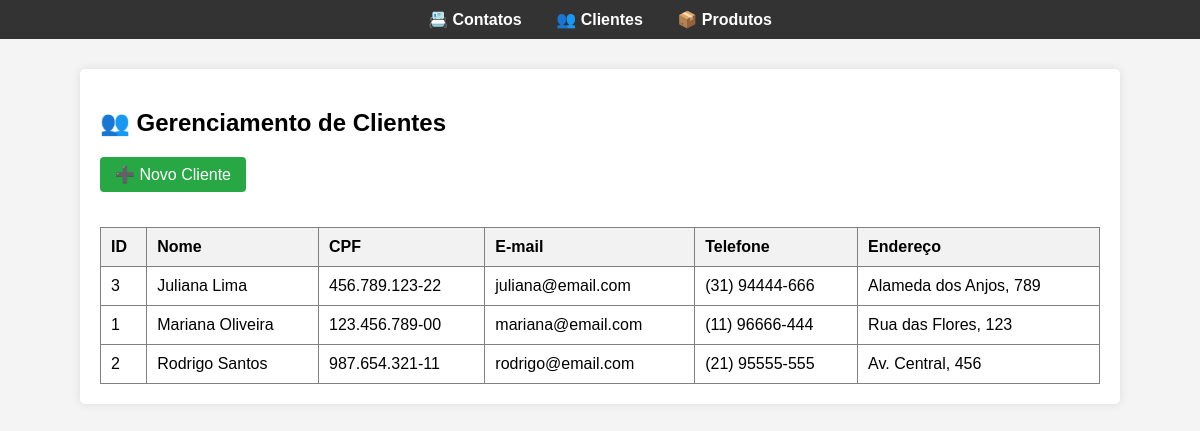
The page /clientes.php on the database its author committed.
### tables this page shows
CREATE TABLE clientes (
    id INT AUTO_INCREMENT PRIMARY KEY,
    nome VARCHAR(100) NOT NULL,
    cpf VARCHAR(14) NOT NULL UNIQUE,
    email VARCHAR(100),
    telefone VARCHAR(14),
    endereco VARCHAR(255),
    created_at TIMESTAMP DEFAULT CURRENT_TIMESTAMP
);

### funcoes.php (called while the page is built, shortened)
<?php
function obterClientes(PDO $pdo) {
    try {
        $sql = "SELECT * FROM clientes ORDER BY nome ASC";
        $stmt = $pdo->query($sql);
        return $stmt->fetchAll();
    } catch (PDOException $e) {
        die("Erro ao buscar clientes: " . $e->getMessage());
    }
}

### clientes.php (the view)
<?php
require_once 'config.php';
include_once 'funcoes.php';
$clientes = obterClientes($pdo);
include 'cabecalho.php';
?>
<div class="container" style="padding: 20px; font-family: Arial, sans-serif;">
    <h2>👥 Gerenciamento de Clientes</h2>
    <p>
        <a href="clientes-cadastrar.php" class="btn-novo" style="background-color: #28a745;">➕ Novo Cliente</a>
    </p>
    <table border="1" cellpadding="10" cellspacing="0" style="width: 100%; margin-top: 20px; border-collapse: collapse; text-align: left;">
        <thead>
            <tr style="background-color: #f2f2f2;">
                <th>ID</th>
                <th>Nome</th>
                <th>CPF</th>
                <th>E-mail</th>
                <th>Telefone</th>
                <th>Endereço</th>
            </tr>
        </thead>
        <tbody>
            <?php if (count($clientes) > 0): ?>
                <?php foreach ($clientes as $cliente): ?>
                    <tr>
                        <td><?php echo $cliente['id']; ?></td>
                        <td><?php echo htmlspecialchars($cliente['nome']); ?></td>
                        <td><?php echo htmlspecialchars($cliente['cpf']); ?></td>
                        <td><?php echo htmlspecialchars($cliente['email']); ?></td>
                        <td><?php echo htmlspecialchars($cliente['telefone']); ?></td>
                        <td><?php echo htmlspecialchars($cliente['endereco']); ?></td>
                    </tr>
                <?php endforeach; ?>
            <?php else: ?>
                <tr>
                    <td colspan="6" style="text-align: center;">Nenhum cliente cadastrado.</td>
                </tr>
            <?php endif; ?>
        </tbody>
    </table>
</div>

### cabecalho.php (style rules this page uses)
body { font-family: Arial, sans-serif; margin: 0; padding: 0; background-color: #f4f4f4; }
.container { max-width: 1000px; margin: 30px auto; background: white; padding: 20px; box-shadow: 0px 0px 10px rgba(0,0,0,0.1); border-radius: 5px; }
.btn-novo { background-color: #007BFF; color: white; padding: 8px 15px; text-decoration: none; border-radius: 4px; display: inline-block; margin-bottom: 15px; }

### rows shown on the page
clientes: id "3", nome "Juliana Lima", cpf "456.789.123-22", email "juliana@email.com", telefone "(31) 94444-666", endereco "Alameda dos Anjos, 789"
clientes: id "1", nome "Mariana Oliveira", cpf "123.456.789-00", email "mariana@email.com", telefone "(11) 96666-444", endereco "Rua das Flores, 123"
clientes: id "2", nome "Rodrigo Santos", cpf "987.654.321-11", email "rodrigo@email.com", telefone "(21) 95555-555", endereco "Av. Central, 456"
